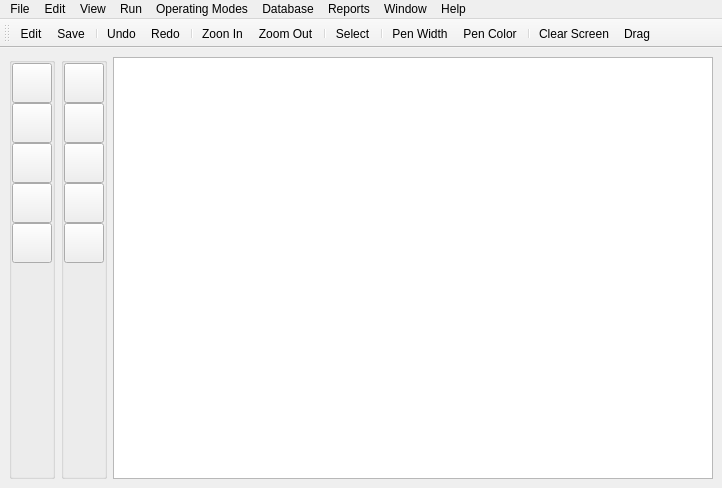
<?xml version="1.0" encoding="UTF-8"?>
<ui version="4.0">
 <class>MainWindow</class>
 <widget class="QMainWindow" name="MainWindow">
  <property name="geometry">
   <rect>
    <x>0</x>
    <y>0</y>
    <width>722</width>
    <height>488</height>
   </rect>
  </property>
  <property name="cursor">
   <cursorShape>ArrowCursor</cursorShape>
  </property>
  <property name="windowTitle">
   <string>MainWindow</string>
  </property>
  <widget class="QWidget" name="centralwidget">
   <layout class="QGridLayout" name="gridLayout">
    <item row="0" column="0">
     <widget class="QGroupBox" name="groupBox">
      <property name="title">
       <string/>
      </property>
      <layout class="QVBoxLayout" name="verticalLayout">
       <property name="spacing">
        <number>0</number>
       </property>
       <property name="leftMargin">
        <number>0</number>
       </property>
       <property name="topMargin">
        <number>0</number>
       </property>
       <property name="rightMargin">
        <number>0</number>
       </property>
       <property name="bottomMargin">
        <number>0</number>
       </property>
       <item>
        <widget class="QPushButton" name="rectBtn">
         <property name="minimumSize">
          <size>
           <width>40</width>
           <height>40</height>
          </size>
         </property>
         <property name="maximumSize">
          <size>
           <width>50</width>
           <height>50</height>
          </size>
         </property>
         <property name="text">
          <string/>
         </property>
         <property name="icon">
          <iconset resource="Res.qrc">
           <normaloff>:/Icon/rect.png</normaloff>:/Icon/rect.png</iconset>
         </property>
         <property name="iconSize">
          <size>
           <width>40</width>
           <height>30</height>
          </size>
         </property>
        </widget>
       </item>
       <item>
        <widget class="QPushButton" name="ellipseBtn">
         <property name="minimumSize">
          <size>
           <width>40</width>
           <height>40</height>
          </size>
         </property>
         <property name="maximumSize">
          <size>
           <width>50</width>
           <height>50</height>
          </size>
         </property>
         <property name="text">
          <string/>
         </property>
         <property name="icon">
          <iconset resource="Res.qrc">
           <normaloff>:/Icon/ellipse.png</normaloff>:/Icon/ellipse.png</iconset>
         </property>
         <property name="iconSize">
          <size>
           <width>40</width>
           <height>30</height>
          </size>
         </property>
        </widget>
       </item>
       <item>
        <widget class="QPushButton" name="lineBtn">
         <property name="minimumSize">
          <size>
           <width>40</width>
           <height>40</height>
          </size>
         </property>
         <property name="maximumSize">
          <size>
           <width>50</width>
           <height>50</height>
          </size>
         </property>
         <property name="text">
          <string/>
         </property>
         <property name="icon">
          <iconset resource="Res.qrc">
           <normaloff>:/Icon/line.png</normaloff>:/Icon/line.png</iconset>
         </property>
         <property name="iconSize">
          <size>
           <width>40</width>
           <height>30</height>
          </size>
         </property>
        </widget>
       </item>
       <item>
        <widget class="QPushButton" name="triangleBtn">
         <property name="minimumSize">
          <size>
           <width>40</width>
           <height>40</height>
          </size>
         </property>
         <property name="maximumSize">
          <size>
           <width>50</width>
           <height>50</height>
          </size>
         </property>
         <property name="text">
          <string/>
         </property>
         <property name="icon">
          <iconset resource="Res.qrc">
           <normaloff>:/Icon/pyramid.svg</normaloff>:/Icon/pyramid.svg</iconset>
         </property>
         <property name="iconSize">
          <size>
           <width>40</width>
           <height>30</height>
          </size>
         </property>
        </widget>
       </item>
       <item>
        <widget class="QPushButton" name="roundedRectBtn">
         <property name="minimumSize">
          <size>
           <width>40</width>
           <height>40</height>
          </size>
         </property>
         <property name="maximumSize">
          <size>
           <width>50</width>
           <height>50</height>
          </size>
         </property>
         <property name="text">
          <string/>
         </property>
         <property name="icon">
          <iconset resource="Res.qrc">
           <normaloff>:/Icon/roundrectangle.png</normaloff>:/Icon/roundrectangle.png</iconset>
         </property>
         <property name="iconSize">
          <size>
           <width>40</width>
           <height>30</height>
          </size>
         </property>
        </widget>
       </item>
       <item>
        <spacer name="verticalSpacer">
         <property name="orientation">
          <enum>Qt::Vertical</enum>
         </property>
         <property name="sizeHint" stdset="0">
          <size>
           <width>20</width>
           <height>40</height>
          </size>
         </property>
        </spacer>
       </item>
      </layout>
     </widget>
    </item>
    <item row="0" column="1">
     <widget class="QGroupBox" name="groupBox_2">
      <property name="title">
       <string/>
      </property>
      <layout class="QVBoxLayout" name="verticalLayout_2">
       <property name="spacing">
        <number>0</number>
       </property>
       <property name="leftMargin">
        <number>0</number>
       </property>
       <property name="topMargin">
        <number>0</number>
       </property>
       <property name="rightMargin">
        <number>0</number>
       </property>
       <property name="bottomMargin">
        <number>0</number>
       </property>
       <item>
        <widget class="QPushButton" name="rectBtn_2">
         <property name="minimumSize">
          <size>
           <width>40</width>
           <height>40</height>
          </size>
         </property>
         <property name="maximumSize">
          <size>
           <width>50</width>
           <height>50</height>
          </size>
         </property>
         <property name="text">
          <string/>
         </property>
         <property name="icon">
          <iconset resource="Res.qrc">
           <normaloff>:/Icon/rect.png</normaloff>:/Icon/rect.png</iconset>
         </property>
         <property name="iconSize">
          <size>
           <width>40</width>
           <height>30</height>
          </size>
         </property>
        </widget>
       </item>
       <item>
        <widget class="QPushButton" name="ellipseBtn_2">
         <property name="minimumSize">
          <size>
           <width>40</width>
           <height>40</height>
          </size>
         </property>
         <property name="maximumSize">
          <size>
           <width>50</width>
           <height>50</height>
          </size>
         </property>
         <property name="text">
          <string/>
         </property>
         <property name="icon">
          <iconset resource="Res.qrc">
           <normaloff>:/Icon/ellipse.png</normaloff>:/Icon/ellipse.png</iconset>
         </property>
         <property name="iconSize">
          <size>
           <width>40</width>
           <height>30</height>
          </size>
         </property>
        </widget>
       </item>
       <item>
        <widget class="QPushButton" name="lineBtn_2">
         <property name="minimumSize">
          <size>
           <width>40</width>
           <height>40</height>
          </size>
         </property>
         <property name="maximumSize">
          <size>
           <width>50</width>
           <height>50</height>
          </size>
         </property>
         <property name="text">
          <string/>
         </property>
         <property name="icon">
          <iconset resource="Res.qrc">
           <normaloff>:/Icon/line.png</normaloff>:/Icon/line.png</iconset>
         </property>
         <property name="iconSize">
          <size>
           <width>40</width>
           <height>30</height>
          </size>
         </property>
        </widget>
       </item>
       <item>
        <widget class="QPushButton" name="triangleBtn_2">
         <property name="minimumSize">
          <size>
           <width>40</width>
           <height>40</height>
          </size>
         </property>
         <property name="maximumSize">
          <size>
           <width>50</width>
           <height>50</height>
          </size>
         </property>
         <property name="text">
          <string/>
         </property>
         <property name="icon">
          <iconset resource="Res.qrc">
           <normaloff>:/Icon/pyramid.svg</normaloff>:/Icon/pyramid.svg</iconset>
         </property>
         <property name="iconSize">
          <size>
           <width>40</width>
           <height>30</height>
          </size>
         </property>
        </widget>
       </item>
       <item>
        <widget class="QPushButton" name="roundedRectBtn_2">
         <property name="minimumSize">
          <size>
           <width>40</width>
           <height>40</height>
          </size>
         </property>
         <property name="maximumSize">
          <size>
           <width>50</width>
           <height>50</height>
          </size>
         </property>
         <property name="text">
          <string/>
         </property>
         <property name="icon">
          <iconset resource="Res.qrc">
           <normaloff>:/Icon/roundrectangle.png</normaloff>:/Icon/roundrectangle.png</iconset>
         </property>
         <property name="iconSize">
          <size>
           <width>40</width>
           <height>30</height>
          </size>
         </property>
        </widget>
       </item>
       <item>
        <spacer name="verticalSpacer_2">
         <property name="orientation">
          <enum>Qt::Vertical</enum>
         </property>
         <property name="sizeHint" stdset="0">
          <size>
           <width>20</width>
           <height>40</height>
          </size>
         </property>
        </spacer>
       </item>
      </layout>
     </widget>
    </item>
    <item row="0" column="2">
     <widget class="QGraphicsView" name="graphicsView"/>
    </item>
   </layout>
  </widget>
  <widget class="QMenuBar" name="menubar">
   <property name="geometry">
    <rect>
     <x>0</x>
     <y>0</y>
     <width>722</width>
     <height>21</height>
    </rect>
   </property>
   <property name="focusPolicy">
    <enum>Qt::NoFocus</enum>
   </property>
   <widget class="QMenu" name="menuFile">
    <property name="title">
     <string>File</string>
    </property>
    <addaction name="actionNew"/>
    <addaction name="actionOpen"/>
    <addaction name="separator"/>
    <addaction name="actionSave"/>
    <addaction name="actionSave_As"/>
    <addaction name="separator"/>
    <addaction name="actionClear_Screen"/>
    <addaction name="actionClose"/>
   </widget>
   <widget class="QMenu" name="menuEdit">
    <property name="title">
     <string>Edit</string>
    </property>
    <addaction name="actionEdit"/>
    <addaction name="actionCut"/>
    <addaction name="actionCopy"/>
    <addaction name="actionPaste"/>
    <addaction name="separator"/>
    <addaction name="actionUndo"/>
    <addaction name="actionRedo"/>
    <addaction name="separator"/>
    <addaction name="actionSelect"/>
    <addaction name="actionDrag"/>
   </widget>
   <widget class="QMenu" name="menuRun">
    <property name="title">
     <string>Run</string>
    </property>
   </widget>
   <widget class="QMenu" name="menuOperating_Modes">
    <property name="title">
     <string>Operating Modes</string>
    </property>
   </widget>
   <widget class="QMenu" name="menuDatabase">
    <property name="title">
     <string>Database</string>
    </property>
   </widget>
   <widget class="QMenu" name="menuReports">
    <property name="title">
     <string>Reports</string>
    </property>
   </widget>
   <widget class="QMenu" name="menuWindow">
    <property name="title">
     <string>Window</string>
    </property>
   </widget>
   <widget class="QMenu" name="menuHelp">
    <property name="title">
     <string>Help</string>
    </property>
   </widget>
   <widget class="QMenu" name="menuView">
    <property name="title">
     <string>View</string>
    </property>
    <addaction name="actionZoon_In"/>
    <addaction name="actionZoom_Out"/>
    <addaction name="separator"/>
    <addaction name="actionPen_Width"/>
    <addaction name="actionPen_Color"/>
   </widget>
   <addaction name="menuFile"/>
   <addaction name="menuEdit"/>
   <addaction name="menuView"/>
   <addaction name="menuRun"/>
   <addaction name="menuOperating_Modes"/>
   <addaction name="menuDatabase"/>
   <addaction name="menuReports"/>
   <addaction name="menuWindow"/>
   <addaction name="menuHelp"/>
  </widget>
  <widget class="QToolBar" name="toolBar">
   <property name="windowTitle">
    <string>toolBar</string>
   </property>
   <attribute name="toolBarArea">
    <enum>TopToolBarArea</enum>
   </attribute>
   <attribute name="toolBarBreak">
    <bool>false</bool>
   </attribute>
   <addaction name="actionEdit"/>
   <addaction name="actionSave"/>
   <addaction name="separator"/>
   <addaction name="actionUndo"/>
   <addaction name="actionRedo"/>
   <addaction name="separator"/>
   <addaction name="actionZoon_In"/>
   <addaction name="actionZoom_Out"/>
   <addaction name="separator"/>
   <addaction name="actionSelect"/>
   <addaction name="separator"/>
   <addaction name="actionPen_Width"/>
   <addaction name="actionPen_Color"/>
   <addaction name="separator"/>
   <addaction name="actionClear_Screen"/>
   <addaction name="actionDrag"/>
  </widget>
  <action name="actionNew">
   <property name="checkable">
    <bool>true</bool>
   </property>
   <property name="icon">
    <iconset resource="Res.qrc">
     <normaloff>:/Icon/add-document.svg</normaloff>:/Icon/add-document.svg</iconset>
   </property>
   <property name="text">
    <string>New</string>
   </property>
   <property name="shortcut">
    <string>Ctrl+N</string>
   </property>
  </action>
  <action name="actionOpen">
   <property name="icon">
    <iconset resource="Res.qrc">
     <normaloff>:/Icon/folder-open.svg</normaloff>:/Icon/folder-open.svg</iconset>
   </property>
   <property name="text">
    <string>Open</string>
   </property>
   <property name="shortcut">
    <string>Ctrl+O</string>
   </property>
  </action>
  <action name="actionSave">
   <property name="icon">
    <iconset resource="Res.qrc">
     <normaloff>:/Icon/Save.png</normaloff>:/Icon/Save.png</iconset>
   </property>
   <property name="text">
    <string>Save</string>
   </property>
   <property name="shortcut">
    <string>Ctrl+S</string>
   </property>
  </action>
  <action name="actionSave_As">
   <property name="icon">
    <iconset resource="Res.qrc">
     <normaloff>:/Icon/Save As.png</normaloff>:/Icon/Save As.png</iconset>
   </property>
   <property name="text">
    <string>Save As</string>
   </property>
   <property name="shortcut">
    <string>Ctrl+Shift+S</string>
   </property>
  </action>
  <action name="actionClose">
   <property name="icon">
    <iconset resource="Res.qrc">
     <normaloff>:/Icon/circle-xmark.svg</normaloff>:/Icon/circle-xmark.svg</iconset>
   </property>
   <property name="text">
    <string>Close</string>
   </property>
   <property name="shortcut">
    <string>Ctrl+Q</string>
   </property>
  </action>
  <action name="actionCut">
   <property name="icon">
    <iconset resource="Res.qrc">
     <normaloff>:/Icon/cut.png</normaloff>:/Icon/cut.png</iconset>
   </property>
   <property name="text">
    <string>Cut</string>
   </property>
   <property name="shortcut">
    <string>Ctrl+X</string>
   </property>
  </action>
  <action name="actionCopy">
   <property name="icon">
    <iconset resource="Res.qrc">
     <normaloff>:/Icon/Copy.png</normaloff>:/Icon/Copy.png</iconset>
   </property>
   <property name="text">
    <string>Copy</string>
   </property>
   <property name="shortcut">
    <string>Ctrl+C</string>
   </property>
  </action>
  <action name="actionPaste">
   <property name="icon">
    <iconset resource="Res.qrc">
     <normaloff>:/Icon/paste.png</normaloff>:/Icon/paste.png</iconset>
   </property>
   <property name="text">
    <string>Paste</string>
   </property>
   <property name="shortcut">
    <string>Ctrl+V</string>
   </property>
  </action>
  <action name="actionUndo">
   <property name="icon">
    <iconset resource="Res.qrc">
     <normaloff>:/Icon/Undo.png</normaloff>:/Icon/Undo.png</iconset>
   </property>
   <property name="text">
    <string>Undo</string>
   </property>
   <property name="shortcut">
    <string>Ctrl+Z</string>
   </property>
  </action>
  <action name="actionRedo">
   <property name="icon">
    <iconset resource="Res.qrc">
     <normaloff>:/Icon/Redo.png</normaloff>:/Icon/Redo.png</iconset>
   </property>
   <property name="text">
    <string>Redo</string>
   </property>
   <property name="shortcut">
    <string>Ctrl+Y</string>
   </property>
  </action>
  <action name="actionZoon_In">
   <property name="icon">
    <iconset resource="Res.qrc">
     <normaloff>:/Icon/zoom-in.svg</normaloff>:/Icon/zoom-in.svg</iconset>
   </property>
   <property name="text">
    <string>Zoon In</string>
   </property>
   <property name="shortcut">
    <string>Ctrl++</string>
   </property>
  </action>
  <action name="actionZoom_Out">
   <property name="icon">
    <iconset resource="Res.qrc">
     <normaloff>:/Icon/zoom-out.svg</normaloff>:/Icon/zoom-out.svg</iconset>
   </property>
   <property name="text">
    <string>Zoom Out</string>
   </property>
   <property name="shortcut">
    <string>Ctrl+-</string>
   </property>
  </action>
  <action name="actionSelect">
   <property name="icon">
    <iconset resource="Res.qrc">
     <normaloff>:/Icon/square-dashed.svg</normaloff>:/Icon/square-dashed.svg</iconset>
   </property>
   <property name="text">
    <string>Select</string>
   </property>
  </action>
  <action name="actionEdit">
   <property name="icon">
    <iconset resource="Res.qrc">
     <normaloff>:/Icon/edit-button.png</normaloff>:/Icon/edit-button.png</iconset>
   </property>
   <property name="text">
    <string>Edit</string>
   </property>
  </action>
  <action name="actionPen_Width">
   <property name="icon">
    <iconset resource="Res.qrc">
     <normaloff>:/Icon/icons8-pen-40.png</normaloff>:/Icon/icons8-pen-40.png</iconset>
   </property>
   <property name="text">
    <string>Pen Width</string>
   </property>
  </action>
  <action name="actionPen_Color">
   <property name="icon">
    <iconset resource="Res.qrc">
     <normaloff>:/Icon/palette.svg</normaloff>:/Icon/palette.svg</iconset>
   </property>
   <property name="text">
    <string>Pen Color</string>
   </property>
  </action>
  <action name="actionClear_Screen">
   <property name="text">
    <string>Clear Screen</string>
   </property>
  </action>
  <action name="actionDrag">
   <property name="text">
    <string>Drag</string>
   </property>
  </action>
 </widget>
 <resources>
  <include location="Res.qrc"/>
 </resources>
 <connections/>
</ui>
